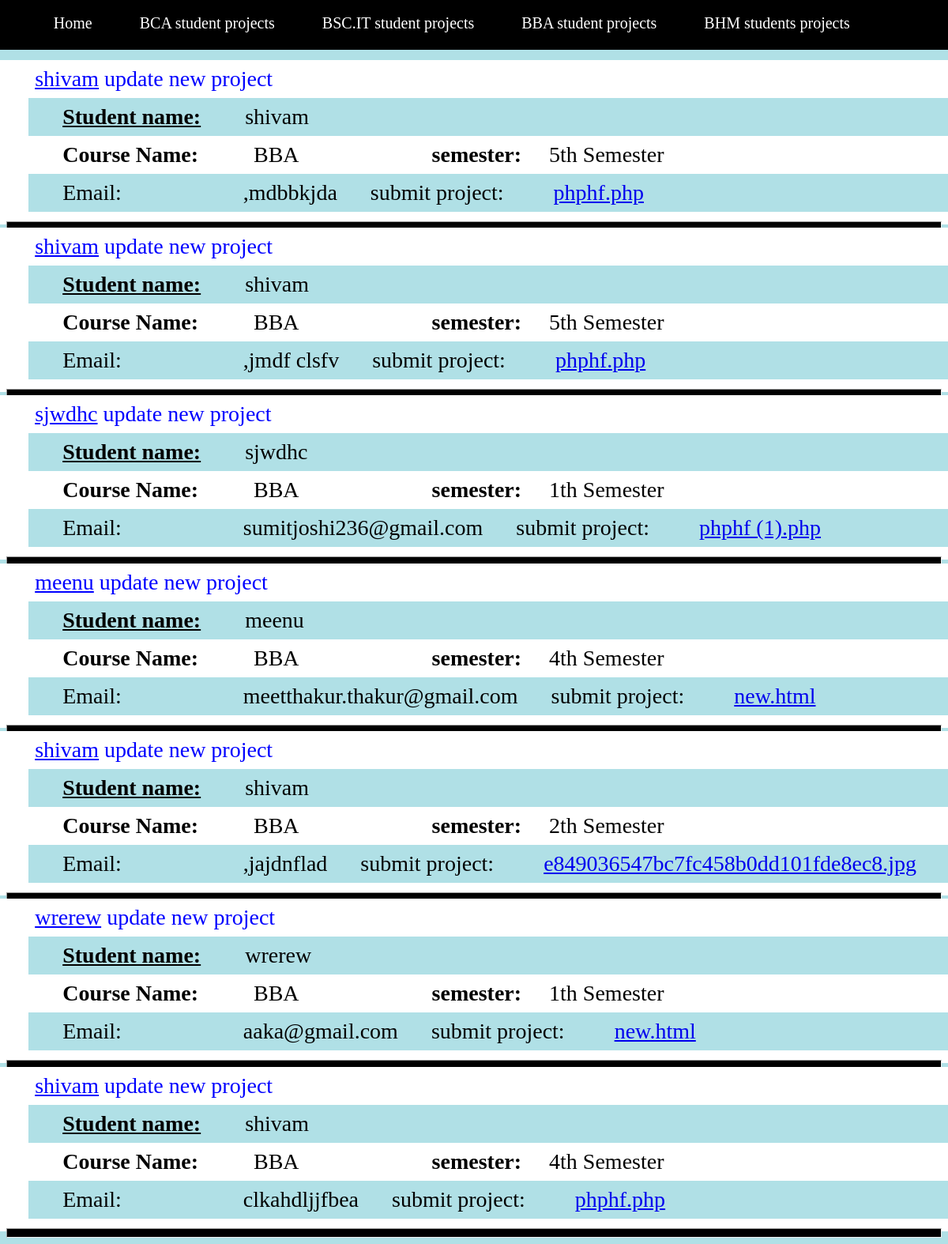
Screenshot of /bba.php (signed in) with the database file from the repository.
### tables this page shows
CREATE TABLE `uplode` (
  `id` int(50) NOT NULL,
  `file` varchar(100) NOT NULL,
  `text` varchar(1000) NOT NULL,
  `course` varchar(150) NOT NULL,
  `sem` varchar(100) NOT NULL,
  `email` varchar(100) NOT NULL,
  `userid` int(100) NOT NULL
);

### bba.php (the view, shortened to what this page needs)
<!DOCTYPE html>
<html>
<head>
</head>
<body>
<ul><li><a href="welcomeadmin.php">Home</a></li>
		  <li><a href="bca.php">BCA student projects</a></li>
		   <li><a href="bsc.php">BSC.IT student projects</a></li>
	<li><a href="bba.php">BBA student projects</a></li>
	<li><a href="bhm.php">BHM  students projects</a></li>
</ul>
<br><br>
<div class="details">
<?php
$con=mysqli_connect('localhost','root','','register');
$query=mysqli_query($con," SELECT * FROM uplode where course like 'BBA%' ORDER BY id DESC");
$rowcount= mysqli_num_rows($query);
for ($i=1; $i <=$rowcount; $i++) {
	$row= mysqli_fetch_array($query);
 ?>
		<ol>
			<li><font color="blue"><u><?php echo $row['text'] ?></u> update new project</font></li>
		<li>&nbsp;&nbsp;&nbsp;&nbsp;&nbsp;<b><u>Student name:</u></b>&nbsp;&nbsp;&nbsp;&nbsp;&nbsp;&nbsp;&nbsp;&nbsp;<?php echo $row['text'] ?> </li>
		<li><b>Course Name:</b><?php echo $row['course'] ?><b>semester:</b><?php echo $row['sem'] ?></li>
		<li>&nbsp;&nbsp;&nbsp;&nbsp;&nbsp;Email:&nbsp;&nbsp;&nbsp;&nbsp;&nbsp;&nbsp;&nbsp;&nbsp;&nbsp;&nbsp;&nbsp;&nbsp;&nbsp;&nbsp;&nbsp;&nbsp;&nbsp;&nbsp;&nbsp;&nbsp;&nbsp;&nbsp;<?php echo $row['email'] ?>
		 &nbsp;&nbsp;&nbsp;&nbsp;&nbsp;submit project:&nbsp;&nbsp;&nbsp;&nbsp;&nbsp;&nbsp;&nbsp;&nbsp; <a href='uplode/<?php echo $row['file'] ?>'><?php echo $row['file'] ?></a></li>
		<li></li>
	</ol></div>
<hr>
<?php } ?>
</body>
</html>

### bba.php (style rules this page uses)
body { background-size: cover; background-color: powderblue; background-attachment: fixed; }
ul { font-size:20px; margin-left:-10px; margin-right:-10px; margin: -1%; overflow: hidden; background-color:black; text-decoration: none; list-style-type: none; }
ul li { float:left; }
ul li { display: block;margin:2px 10px; text-decoration:none; color:white; text-decoration: none; }
ul li a { display: block;padding:20px;text-decoration:none; color:white; text-decoration: none; }
ul li:nth-child(1) { margin-left:1%; }
ol { font-size:20px; margin-left:-10px; margin-right:-10px; margin: -1%; overflow: hidden; background-color:white; text-decoration: none; list-style-type: none; }
ol li { display: block;padding:8px;text-decoration:none; color:black; text-decoration: none; font-size: 28px; }
ol li:nth-child(even) { background-color: powderblue; }
hr { background-color:black; height:10px; }

### rows the page displays
uplode: text "shivam", course "BBA", sem "5th Semester", email ",mdbbkjda", file "phphf.php"
uplode: text "shivam", course "BBA", sem "5th Semester", email ",jmdf clsfv", file "phphf.php"
uplode: text "sjwdhc", course "BBA", sem "1th Semester", email "sumitjoshi236@gmail.com", file "phphf (1).php"
uplode: text "meenu", course "BBA", sem "4th Semester", email "meetthakur.thakur@gmail.com", file "new.html"
uplode: text "shivam", course "BBA", sem "2th Semester", email ",jajdnflad", file "e849036547bc7fc458b0dd101fde8ec8.jpg"
uplode: text "wrerew", course "BBA", sem "1th Semester", email "aaka@gmail.com", file "new.html"
uplode: text "shivam", course "BBA", sem "4th Semester", email "clkahdljjfbea", file "phphf.php"
